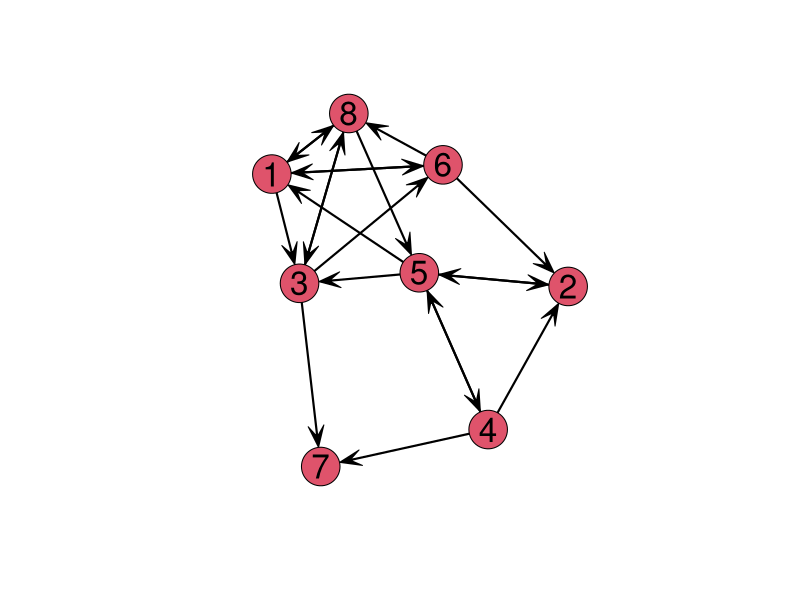
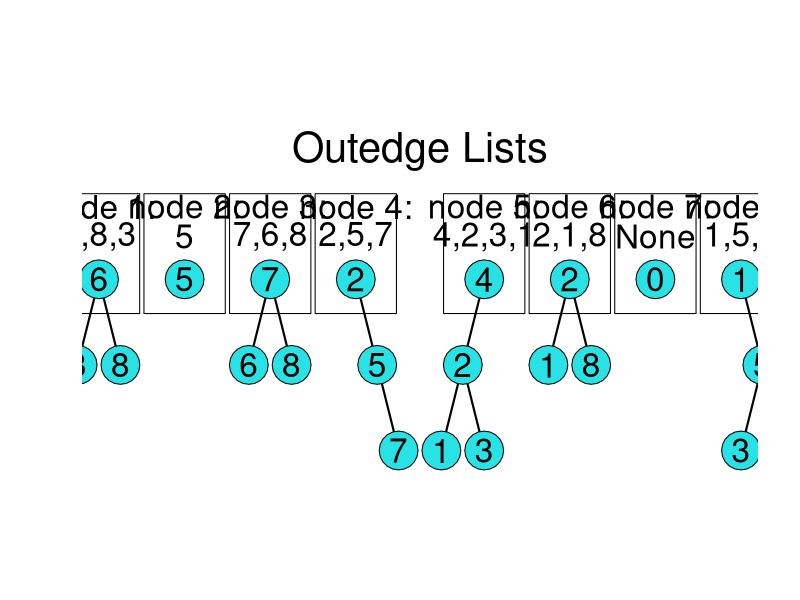

Write the R code that produced these figures, in order.
library(network)
m=matrix(c(
 0, 0, 1, 0, 0, 1, 0, 1,
 0, 0, 0, 0, 1, 0, 0, 0,
 0, 0, 0, 0, 0, 1, 1, 1,
 0, 1, 0, 0, 1, 0, 1, 0,
 1, 1, 1, 1, 0, 0, 0, 0,
 1, 1, 0, 0, 0, 0, 0, 1,
 0, 0, 0, 0, 0, 0, 0, 0,
 1, 0, 1, 0, 1, 0, 0, 0), 8,8, byrow=T)
mnw=network(m) 
plot(mnw,displaylabels=T,boxed.labels=F,vertex.cex=5,
 label.pos=5,label.cex=2,edge.lwd=3,arrowhead.cex=3)

lab = c(3, 6, 8, 5, 6, 7, 8, 2, 5, 7, 1, 2, 3, 4, 1, 2, 8, 0, 1, 3, 5)
el = c(1, 2, 2, 3, 5, 6, 6, 7, 8, 9, 9, 10, 11, 12, 12, 13, 12, 14,
       15, 16, 16, 17, 19, 21, 20, 21)
el = matrix(el, ncol=2, byrow=T)
m2nw = network(el, dir=F)

coord = matrix(c(
  1.5, 2,
  2, 4,
  2.5, 2,
  4, 4,
  5.5, 2,
  6, 4,
  6.5, 2,
  8, 4,
  8.5, 2,
  9, 0,
  10, 0,
  10.5, 2,
  11, 0,
  11, 4,
  12.5, 2,
  13, 4,
  13.5, 2,
  15, 4,
  17, 4,
  17, 0,
  17.5, 2), ncol=2, byrow=T)
plot(m2nw,displaylabels=T,boxed.labels=F,vertex.cex=5,
 label.pos=5,label.cex=2,edge.lwd=3,arrowhead.cex=3, label=lab,
 coord=coord, jitter=F, pad=0, xlim=c(5, 14), vertex.sides=20,
 vertex.col=5, ylim=c(0, 7.5))
roots = coord[coord[,2]==4, 1]
text(roots, rep(5.7, 8), paste("node ",1:8,":", sep=""), cex=2)  
text(roots, rep(5, 8), c("6,8,3", "5", "7,6,8", "2,5,7", "4,2,3,1",
                         "2,1,8", "None", "1,5,3"), cex=2)  
for(i in roots-.95) 
  polygon(c(i, i+1.9, i+1.9, i, i), c(6, 6, 3.2, 3.2, 5.5))
text(9.5,7,"Outedge Lists", cex=2.5)
